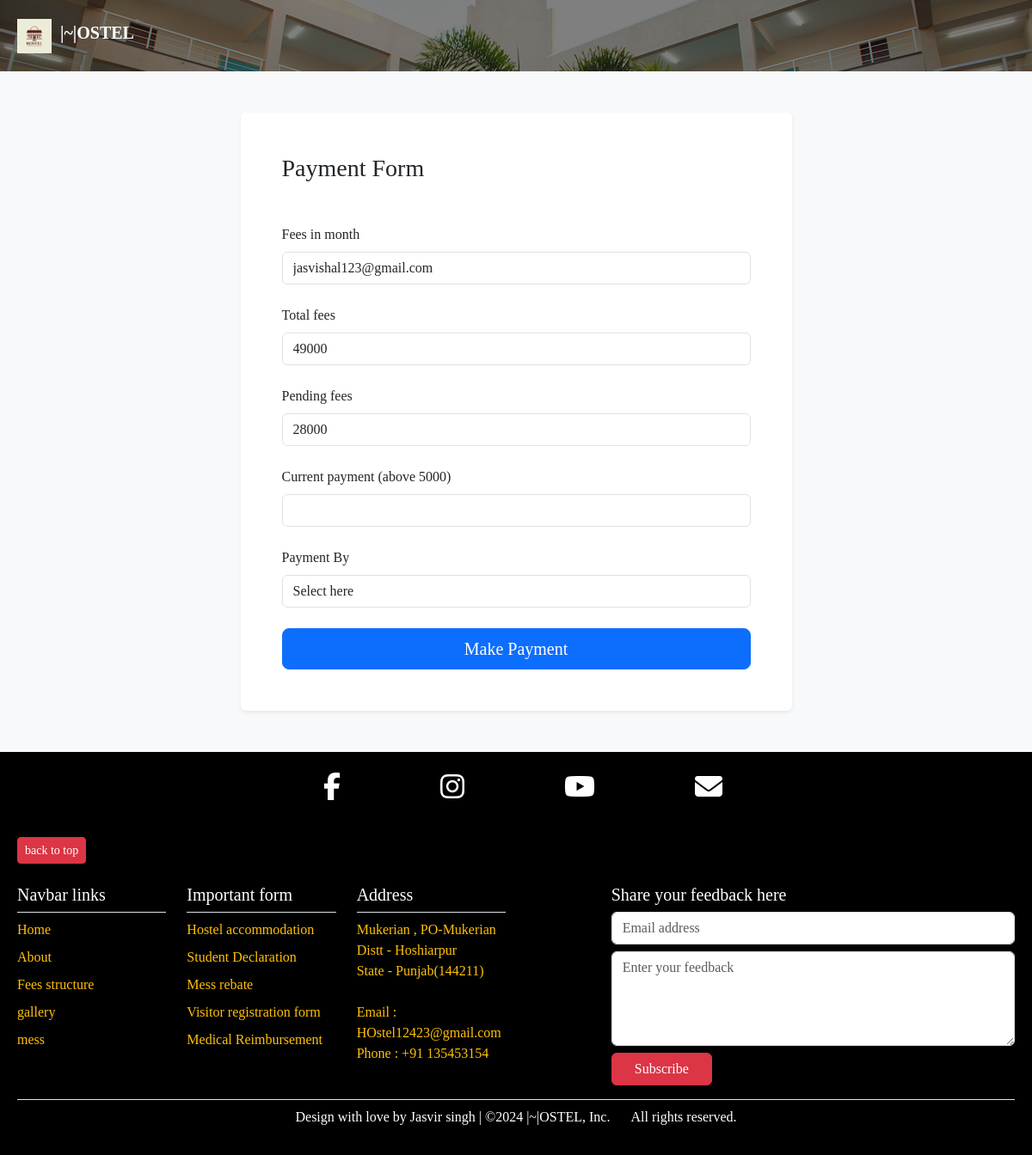
Screenshot of /new-payment.php (signed in) with the database file from the repository.
### tables this page shows
CREATE TABLE `payment` (
  `id` int(11) NOT NULL,
  `email` varchar(255) NOT NULL,
  `total_fees` int(11) NOT NULL,
  `paid_fees` int(11) NOT NULL,
  `pending` int(11) NOT NULL,
  `late_fine` int(11) DEFAULT NULL,
  `join-date` varchar(15) NOT NULL,
  `mode` varchar(50) NOT NULL,
  `cardholder` text NOT NULL,
  `cardnumber` int(11) NOT NULL,
  `update` varchar(50) NOT NULL,
  `leftdate` varchar(50) NOT NULL
);

### new-payment.php (the view, shortened to what this page needs)
<!DOCTYPE html>
<html lang="en">
<head>
    <link rel="stylesheet" href="bootstrap-5.3.2-dist/css/bootstrap.min.css">
    <link rel="stylesheet" href="style.css">
</head>
<body>
<nav class="navbar d-md-flex justify-content-between align-items-center image" id="top">
  <div class="logo d-md-flex align-item-center my-md-0 my-3 mx-md-0 mx-auto">
    <img src="hostel-image/logo.jpg" alt="">
    <h5><b>|~|OSTEL</b></h5>
  </div>
</nav>
<div class="bg-light py-3 py-md-5">
  <div class="container">
    <div class="row justify-content-md-center">
      <div class="col-12 col-md-11 col-lg-8 col-xl-7 col-xxl-6">
        <div class="bg-white p-4 p-md-5 rounded shadow-sm">
          <div class="row">
            <div class="col-12">
              <div class="mb-5">
                <h3>Payment Form</h3>
              </div>
            </div>
          </div>
           <?php
           include "connection.php";
           $data = "SELECT * FROM `payment` where email = '{$_SESSION['mail']}'";
           $query = mysqli_query($conn,$data);
           while($row = mysqli_fetch_assoc($query)){
           ?>
          <form action="" method="post">
            <div class="row gy-3 gy-md-4 overflow-hidden">
                <div class="col-12">
                <label for="email" class="form-label">Fees in month</label>
                <input type="text" class="form-control" name="fname" placeholder="" value="<?php echo $row['email'];?>" readonly>
                </div>
                <div class="col-12">
                <label for="email" class="form-label">Total fees</label>
                <input type="text" class="form-control" name="total" placeholder="" value="<?php echo $row['total_fees'];?>" readonly>
                </div>
                <div class="col-12">
                <label for="email" class="form-label">Pending fees</label>
                <input type="text" class="form-control" name="pending" placeholder="" value="<?php echo $row['pending'];?>">
                </div>
                <?php
                }
                ?>
                <div class="col-12">
                <label for="email" class="form-label">Current payment (above 5000)</label>
                <input type="number" class="form-control" name="paiding" min="5000" placeholder="" required>
                </div>
                <div class="col-12">
                <label for="email" class="form-label">Payment By</label>
                <select name="mode" id="mode" onchange="jasvir()" class="form-control">
                    <option>Select here</option>
                </select>
                </div>
              <div class="col-12">
                <div class="d-grid">
                  <input class="btn btn-lg btn-primary" type="submit" name="pay" value='Make Payment'/>
                </div>
              </div>
            </div>
          </form>
            </div>
          </div>
        </div>
      </div>
    </div>
<div class="container-fluid bg-black text-white">
  <footer class="p-2">
    <div class="d-flex justify-content-center mb-4">
    <ul class="list-unstyled d-flex w-50 justify-content-around my-3">
      <li class="ms-3"><a class="link-body-emphasis" href="#""><i class="fa fa-2x fa-facebook text-white"></i></a></li>
      <li class="ms-3"><a class="link-body-emphasis" href="#"><i class="fa fa-2x fa-instagram text-white"></i></a></li>
      <li class="ms-3"><a class="link-body-emphasis" href="#"><i class="fa fa-2x fa-youtube text-white"></i></a></li>
      <li class="ms-3"><a class="link-body-emphasis" href="#"><i class="fa fa-2x fa-envelope text-white"></i></a></li>
    </ul>
    </div>
    <a href="#top"><button class="btn btn-sm btn-danger mb-4">back to top</button></a>
    <div class="row">
      <div class="col-6 col-md-2 mb-3">
        <h5 class="border-bottom pb-2">Navbar links</h5>
        <ul class="nav flex-column">
          <li class="nav-item mb-2"><a href="index.php" class="nav-link p-0 text-warning">Home</a></li>
          <li class="nav-item mb-2"><a href="about.php" class="nav-link p-0 text-warning">About</a></li>
          <li class="nav-item mb-2"><a href="Fees structure.php" class="nav-link p-0 text-warning">Fees structure</a></li>
          <li class="nav-item mb-2"><a href="gallery.php" class="nav-link p-0 text-warning">gallery</a></li>
          <li class="nav-item mb-2"><a href="mess.php" class="nav-link p-0 text-warning">mess</a></li>
        </ul>
      </div>
      <div class="col-6 col-md-2 mb-3">
        <h5 class="border-bottom pb-2">Important form</h5>
        <ul class="nav flex-column">
          <li class="nav-item mb-2"><a href="#" class="nav-link p-0 text-warning">Hostel accommodation</a></li>
          <li class="nav-item mb-2"><a href="#" class="nav-link p-0 text-warning">Student Declaration</a></li>
          <li class="nav-item mb-2"><a href="#" class="nav-link p-0 text-warning">Mess rebate </a></li>
          <li class="nav-item mb-2"><a href="#" class="nav-link p-0 text-warning">Visitor registration form</a></li>
          <li class="nav-item mb-2"><a href="#" class="nav-link p-0 text-warning">Medical Reimbursement</a></li>
        </ul>
      </div>
      <div class="col-6 col-md-2 mb-3">
        <h5 class="border-bottom pb-2">Address</h5>
        <ul class="nav flex-column">
          <li class="nav-item mb-2"><span class="nav-link p-0 text-warning">
            Mukerian , PO-Mukerian <br> Distt - Hoshiarpur <br>
          State - Punjab(144211)
        <br>
      <br> Email : HOstel12423@gmail.com
    <br>Phone : +91 135453154</span></li>
        </ul>
      </div>
      <div class="col-md-5 offset-md-1 mb-3">
        <form>
          <h5>Share your feedback here</h5>
          <div class="d-flex flex-column w-100 gap-2">
            <input id="newsletter1" type="text" class="form-control" placeholder="Email address" fdprocessedid="aohms7">
            <textarea name="text" id="" cols="30" rows="4" class="form-control" placeholder="Enter your feedback"></textarea>
            <button class="btn btn-danger w-25" type="button" fdprocessedid="6y69j">Subscribe</button>
          </div>
        </form>
      </div>
    </div>
    <div class="border-top">
      <p class="text-center p-2">Design with love by Jasvir singh | ©2024 |~|OSTEL, Inc. &nbsp;&nbsp;&nbsp;&nbsp;&nbsp;All rights reserved.</p>
    </div>
  </footer>
</div>
</body>
</html>

### style.css (style rules this page uses)
body { font-family: Georgia, 'Times New Roman', Times, serif; }
.navbar { padding: 20px; color: #fff; }
.logo { display: flex; align-items: center; }
.logo img { width: 40px; height: 40px; margin-right: 10px; }
.image { background: rgba(0,0,0,0.5) url("hostel-image/JGI-hostel.jpg"); background-size: cover; background-position: top; background-blend-mode: darken; }
.fa-2x { background: linear-gradient(orange 0 0) no-repeat calc(200% - var(--p,0%)) 100% / 200% var(--p,.08em); transition: .2s var(--t,0s), background-position .3s calc(.3s - var(--t,0s)); }

### rows the page displays
payment: fname "jasvishal123@gmail.com", total "49000", pending "28000"
